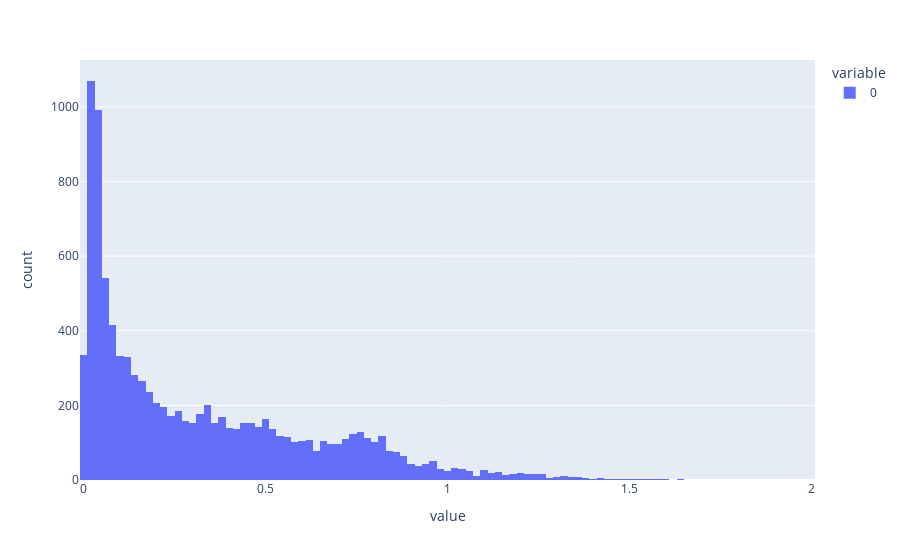

Notebook source saved alongside this figure:
### Code cell
px.histogram(nz)

### Figure 1 — Plotly figure (JSON) as saved in the notebook; plotly's stock layout.template omitted (floating-point values rounded to 4 significant figures; data arrays with more than 128 entries replaced by an {"elided": "..."} marker saying what was removed)
{"data": [{"alignmentgroup": "True", "bingroup": "x", "hovertemplate": "variable=0<br>value=%{x}<br>count=%{y}<extra></extra>", "legendgroup": "0", "marker": {"color": "#636efa", "pattern": {"shape": ""}}, "name": "0", "offsetgroup": "0", "orientation": "v", "showlegend": true, "type": "histogram", "x": {"elided": "10000 float values"}, "xaxis": "x", "yaxis": "y"}], "layout": {"barmode": "relative", "legend": {"title": {"text": "variable"}, "tracegroupgap": 0}, "margin": {"t": 60}, "xaxis": {"anchor": "y", "domain": [0, 1], "title": {"text": "value"}}, "yaxis": {"anchor": "x", "domain": [0, 1], "title": {"text": "count"}}}}
